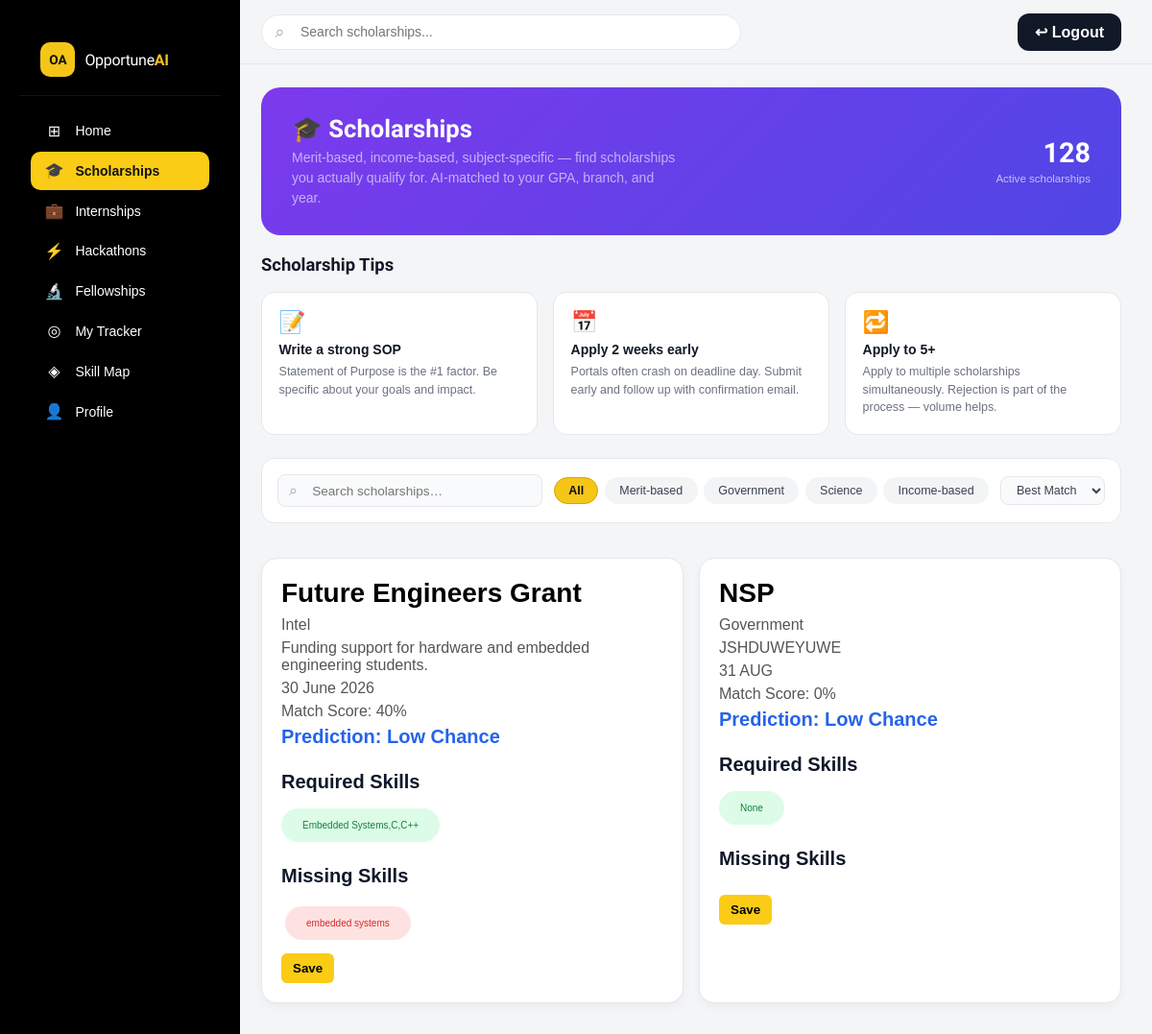
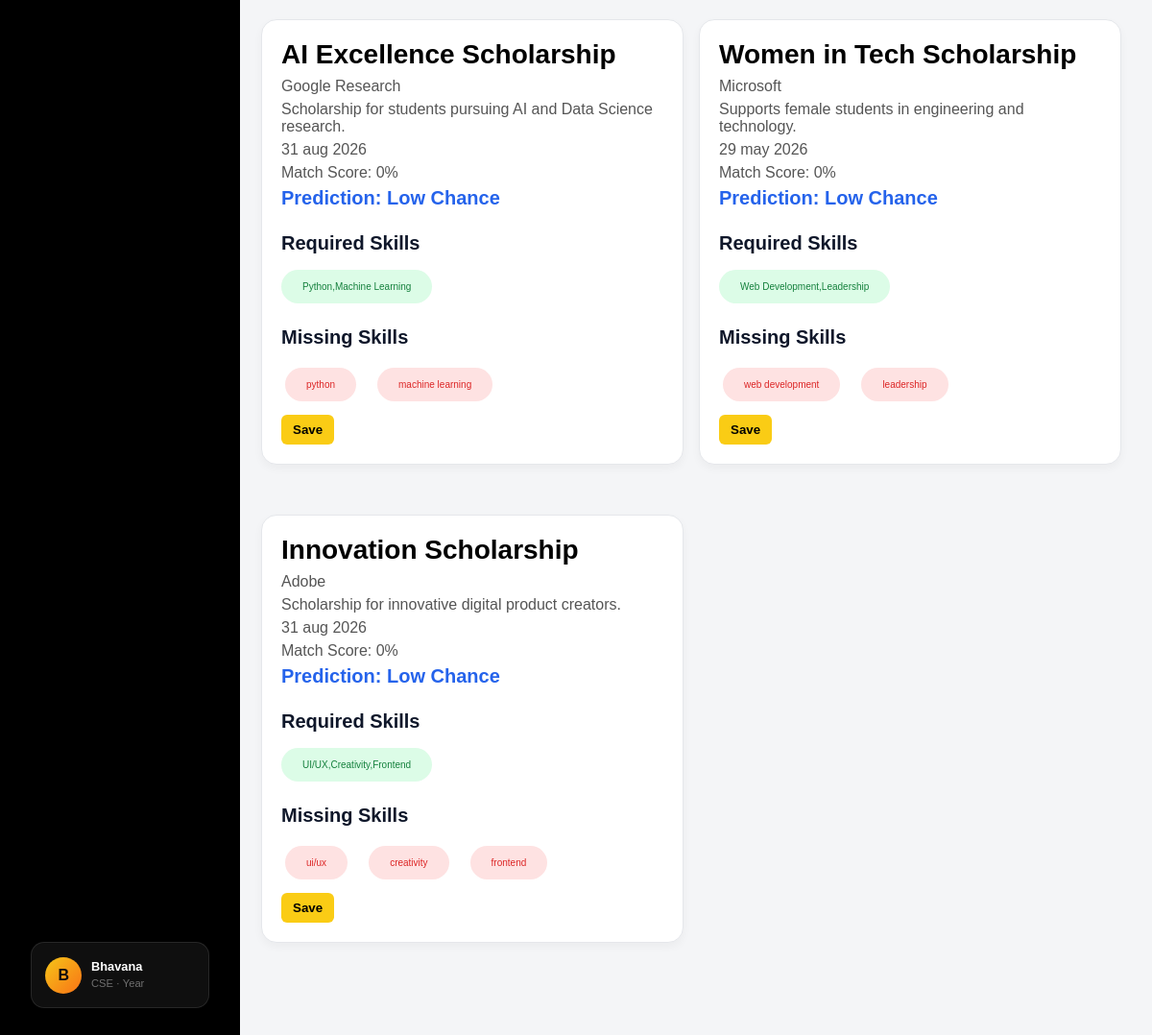
The page /scholarships/ (signed in) on the database its author committed (2 pictures, top to bottom).
### core/models.py (models this page shows, shortened)
class StudentProfile(models.Model):
    user = models.OneToOneField(
        User,
        on_delete=models.CASCADE
    )
    year = models.CharField(max_length=20, blank=True)
    college = models.CharField(max_length=200, blank=True)
    full_name = models.CharField(max_length=200)
    branch = models.CharField(max_length=100)
    skills = models.TextField()
    cgpa = models.FloatField()
    bio = models.TextField()
    resume_link = models.URLField(blank=True)
    resume = models.FileField(upload_to='resumes/', blank=True, null=True)

class Scholarship(models.Model):
    title = models.CharField(max_length=255)
    provider = models.CharField(max_length=255)
    description = models.TextField()
    deadline = models.CharField(max_length=100)
    required_skills = models.CharField(
        max_length=500,
        blank=True,
        null=True
    )

### core/views.py (the view)
# urls.py: path('scholarships/', views.scholarships, name='scholarships'),
@login_required
def scholarships(request):
    student = StudentProfile.objects.get(user=request.user)
    recommendations = get_recommended_scholarships(student)
    return render(request, 'scholarships.html', {
        'recommendations': recommendations
    })

### templates/scholarships.html (shortened to what this page needs)
{% load static %}
<!DOCTYPE html>
<html lang="en">
<head>
<link rel="stylesheet" href="{% static 'css/main.css' %}"/>
</head>
<body>
<aside class="sidebar" id="sidebar">
  <div class="sidebar-logo">
    <div class="logo-mark">OA</div>
    <span class="logo-text">Opportune<b>AI</b></span>
  </div>
  <nav class="sidebar-nav">
    <a href="/" class="nav-item"><span class="nav-icon">⊞</span><span>Home</span></a>
    <a href="/scholarships/" class="nav-item active"><span class="nav-icon">🎓</span><span>Scholarships</span></a>
    <a href="/internships/" class="nav-item"><span class="nav-icon">💼</span><span>Internships</span></a>
    <a href="/hackathons/" class="nav-item"><span class="nav-icon">⚡</span><span>Hackathons</span></a>
    <a href="/fellowships/" class="nav-item"><span class="nav-icon">🔬</span><span>Fellowships</span></a>
    <a href="/tracker/" class="nav-item"><span class="nav-icon">◎</span><span>My Tracker</span><span class="nav-badge" id="trackerBadge">0</span></a>
    <a href="/skillmap/" class="nav-item"><span class="nav-icon">◈</span><span>Skill Map</span></a>
    <a href="/profile/" class="nav-item">
    <span class="nav-icon">👤</span>
    <span>Profile</span>
</a>
  </nav>
  <div class="sidebar-profile">
    <div class="sp-avatar">
    {{ request.user.studentprofile.full_name|first|upper }}
</div>
    <div class="sp-info">
    <strong>
        {{ request.user.studentprofile.full_name }}
    </strong>
    <span>
        {{ request.user.studentprofile.branch }}
        · Year {{ request.user.studentprofile.year }}
    </span>
</div>
</div>
</aside>
<main class="main-content">
  <header class="topbar">
    <div class="topbar-search">
      <span class="ts-icon">⌕</span>
      <input type="text" id="searchInput" placeholder="Search scholarships...">
    </div>
    <div class="topbar-right">
      <a href="/logout/" id="logout-btn">
    ↩ Logout
</a>
    </div>
  </header>
  <div class="page-hero sch-hero">
    <div class="ph-text">
      <h1>🎓 Scholarships</h1>
      <p>Merit-based, income-based, subject-specific — find scholarships you actually qualify for. AI-matched to your GPA, branch, and year.</p>
    </div>
    <div class="ph-stat" style="text-align:right">
      <span class="ps-num" style="color:#fff">128</span>
      <span class="ps-label">Active scholarships</span>
    </div>
  </div>
  <section class="apply-tips">
    <div class="section-head"><h2>Scholarship Tips</h2></div>
    <div class="tips-grid">
      <div class="tip-card"><div class="tip-icon">📝</div><h4>Write a strong SOP</h4><p>Statement of Purpose is the #1 factor. Be specific about your goals and impact.</p></div>
      <div class="tip-card"><div class="tip-icon">📅</div><h4>Apply 2 weeks early</h4><p>Portals often crash on deadline day. Submit early and follow up with confirmation email.</p></div>
      <div class="tip-card"><div class="tip-icon">🔁</div><h4>Apply to 5+</h4><p>Apply to multiple scholarships simultaneously. Rejection is part of the process — volume helps.</p></div>
    </div>
  </section>
  <section class="filter-section">
    <div class="filter-row">
      <div class="filter-search-wrap">
        <span class="ts-icon">⌕</span>
        <input type="text" class="filter-input" id="filterInput" placeholder="Search scholarships…">
      </div>
      <div class="filter-chips">
        <button class="chip active" data-tag="all">All</button>
        <button class="chip" data-tag="Merit">Merit-based</button>
        <button class="chip" data-tag="Govt">Government</button>
        <button class="chip" data-tag="Science">Science</button>
        <button class="chip" data-tag="Income-based">Income-based</button>
      </div>
      <div class="filter-sort">
        <select id="sortSel"><option value="match">Best Match</option><option value="deadline">Deadline</option></select>
      </div>
    </div>
  </section>
  <section class="full-grid-section">
    <div class="full-grid">
{% for item in recommendations %}
<div class="card search-card">
    <h2>{{ item.scholarship.title }}</h2>
    <p>{{ item.scholarship.provider }}</p>
    <p>{{ item.scholarship.description }}</p>
    <p>{{ item.scholarship.deadline }}</p>
    <p>
    Match Score: {{ item.score }}%
</p>
<p class="prediction">
    Prediction: {{ item.prediction }}
</p>
<div class="skills-section">
    <div class="skills-title">
        Required Skills
    </div>
    <div class="skill-tags">
        <span class="skill-tag good-skill">
            {{ item.scholarship.required_skills }}
        </span>
    </div>
</div>
<div class="skills-section">
    <div class="skills-title">
        Missing Skills
    </div>
    <div class="skill-tags">
        {% for skill in item.missing_skills %}
            <span class="skill-tag missing-skill">
                {{ skill }}
            </span>
        {% endfor %}
    </div>
</div>
    <a href="/save/{{ item.scholarship.id }}/">
    <button>Save</button>
</a>
</div>
{% endfor %}
</div>
  </section>
</main>
</body>
</html>

### templates/scholarships.html (style rules this page uses)
.page-hero.sch-hero { background: linear-gradient(135deg,#7c3aed,#4f46e5); color: #fff; }
.sch-hero .ph-text p { color: rgba(255,255,255,0.8); }
.sch-hero .ph-stat .ps-num { color: #fff; }
.apply-tips { margin: 0 2rem 1.5rem; }
.tips-grid { display: grid; grid-template-columns: repeat(3,1fr); gap: 1rem; }
.tip-card { background: var(--white); border: 1.5px solid var(--border); border-radius: var(--radius); padding: 1.1rem; display: flex; flex-direction: column; gap: 0.4rem; }
.tip-icon { font-size: 1.4rem; }
.tip-card h4 { font-size: 0.875rem; font-weight: 700; color: var(--gray-900); }
.tip-card p { font-size: 0.78rem; color: var(--gray-500); line-height: 1.5; }

### rows shown on the page
Scholarship: scholarship "Future Engineers Grant", scholarship.provider "Intel", scholarship.description "Funding support for hardware and embedded engineering students.", scholarship.deadline "30 June 2026", score "40", prediction "Low Chance", scholarship.required_skills "Embedded Systems,C,C++", missing_skills "embedded systems"
Scholarship: scholarship "NSP", scholarship.provider "Government", scholarship.description "JSHDUWEYUWE", scholarship.deadline "31 AUG", score "0", prediction "Low Chance", scholarship.required_skills "None"
Scholarship: scholarship "AI Excellence Scholarship", scholarship.provider "Google Research", scholarship.description "Scholarship for students pursuing AI and Data Science research.", scholarship.deadline "31 aug 2026", score "0", prediction "Low Chance", scholarship.required_skills "Python,Machine Learning", missing_skills "python" "machine learning"
Scholarship: scholarship "Women in Tech Scholarship", scholarship.provider "Microsoft", scholarship.description "Supports female students in engineering and technology.", scholarship.deadline "29 may 2026", score "0", prediction "Low Chance", scholarship.required_skills "Web Development,Leadership", missing_skills "web development" "leadership"
Scholarship: scholarship "Innovation Scholarship", scholarship.provider "Adobe", scholarship.description "Scholarship for innovative digital product creators.", scholarship.deadline "31 aug 2026", score "0", prediction "Low Chance", scholarship.required_skills "UI/UX,Creativity,Frontend", missing_skills "ui/ux" "creativity" "frontend"

### other values the page prints
{{ request.user.studentprofile.full_name|first|upper }} "B"
{{ request.user.studentprofile.full_name }} "Bhavana"
{{ request.user.studentprofile.branch }} "CSE"
